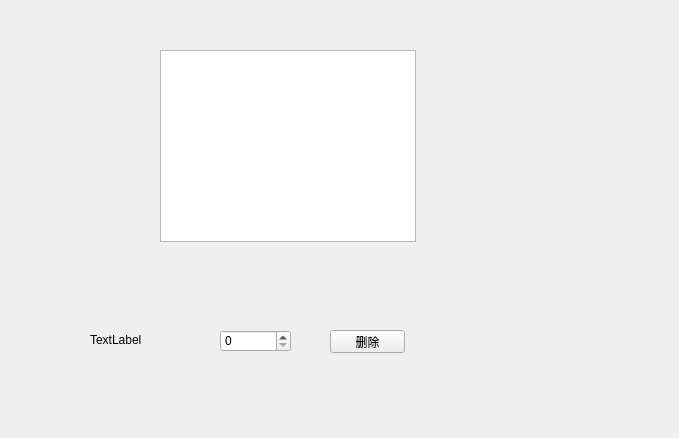
<?xml version="1.0" encoding="UTF-8"?>
<ui version="4.0">
 <class>Form</class>
 <widget class="QWidget" name="Form">
  <property name="geometry">
   <rect>
    <x>0</x>
    <y>0</y>
    <width>679</width>
    <height>438</height>
   </rect>
  </property>
  <property name="windowTitle">
   <string>Form</string>
  </property>
  <widget class="QWidget" name="widget" native="true">
   <property name="geometry">
    <rect>
     <x>80</x>
     <y>320</y>
     <width>341</width>
     <height>41</height>
    </rect>
   </property>
   <widget class="QLabel" name="label_name">
    <property name="geometry">
     <rect>
      <x>10</x>
      <y>10</y>
      <width>111</width>
      <height>20</height>
     </rect>
    </property>
    <property name="text">
     <string>TextLabel</string>
    </property>
   </widget>
   <widget class="QSpinBox" name="spinBox_cnt">
    <property name="geometry">
     <rect>
      <x>140</x>
      <y>10</y>
      <width>71</width>
      <height>22</height>
     </rect>
    </property>
   </widget>
   <widget class="QPushButton" name="pb_del">
    <property name="geometry">
     <rect>
      <x>250</x>
      <y>10</y>
      <width>75</width>
      <height>23</height>
     </rect>
    </property>
    <property name="text">
     <string>删除</string>
    </property>
   </widget>
  </widget>
  <widget class="QListView" name="listView">
   <property name="geometry">
    <rect>
     <x>160</x>
     <y>50</y>
     <width>256</width>
     <height>192</height>
    </rect>
   </property>
  </widget>
 </widget>
 <resources/>
 <connections/>
</ui>
